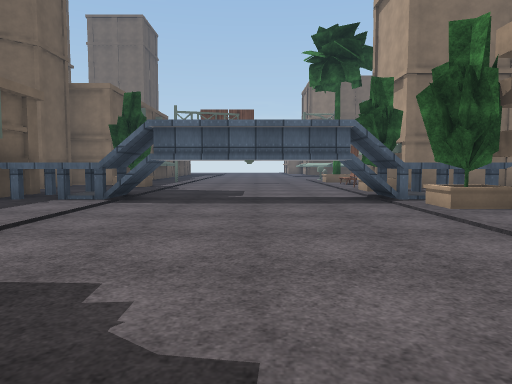
View 1 (above)

21 first-person views from a walk through a Unity game level. The camera is 1.3 m above the floor, tilts 4° down and sees 70° across. The floor is counted in squares, 2 m on a side. Each view is taken from the middle of a square. On the plan, view 1 faces up. The plan holds only what a view shows up to about 11 squares ahead; the rest is blank. The place goes on beyond the plan. The player character is not drawn. Some animated figures are left out. Surface patterns are stand-ins for the level's own textures.

View 2
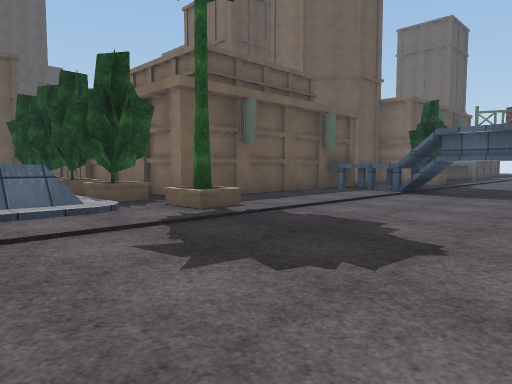

View 3
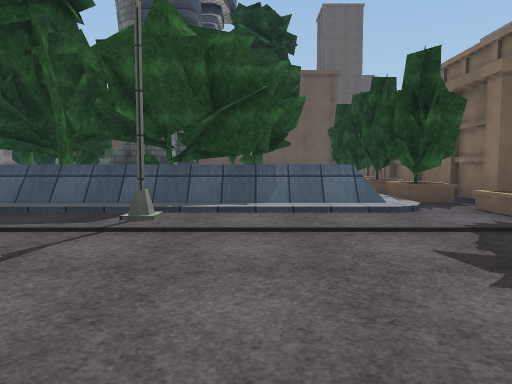

View 4
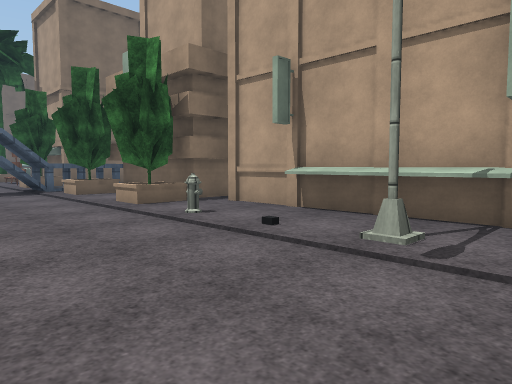

View 5
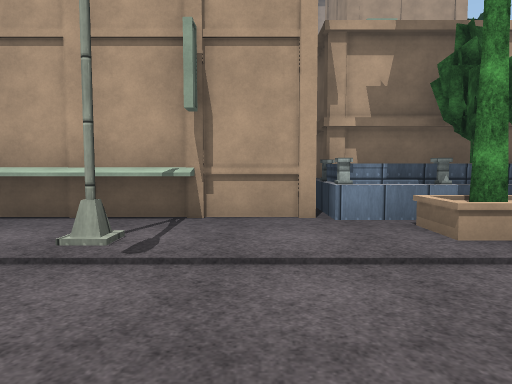

View 6
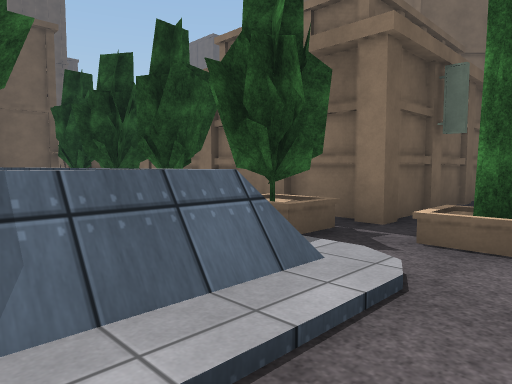

View 7
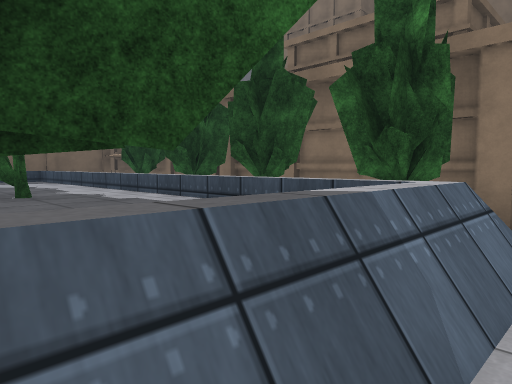

View 8
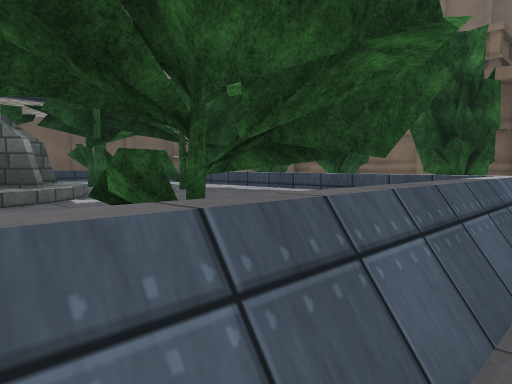

View 9
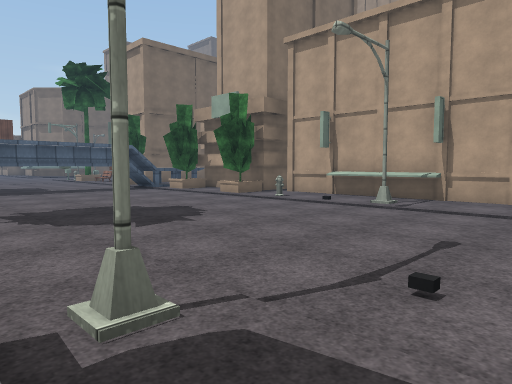

View 10
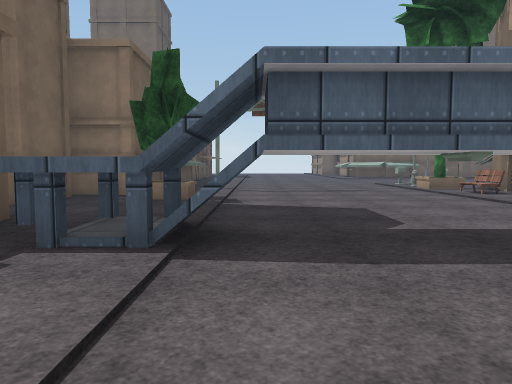

View 11
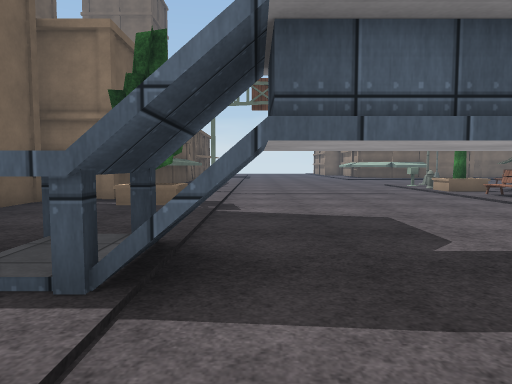

View 12
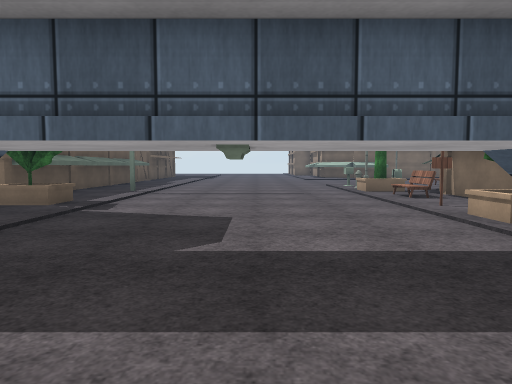

View 13
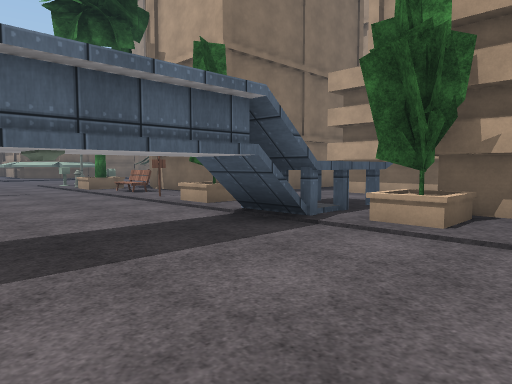

View 14
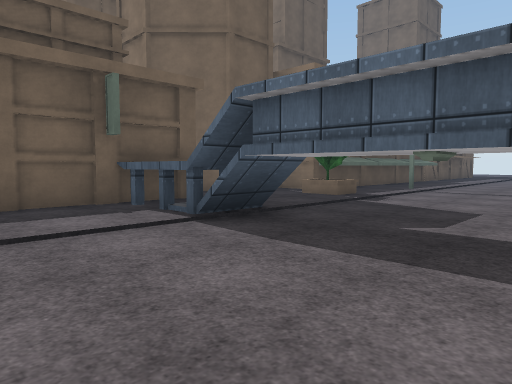

View 15
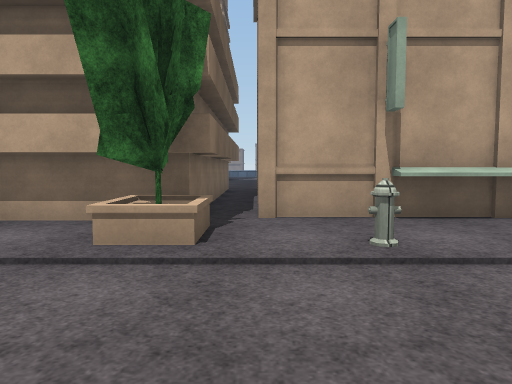

View 16
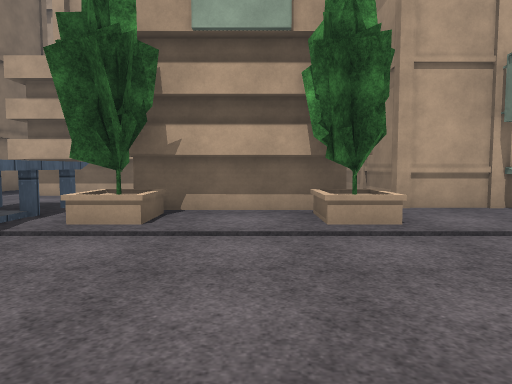

View 17
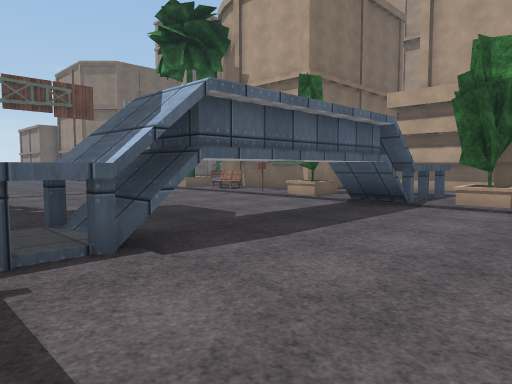

View 18
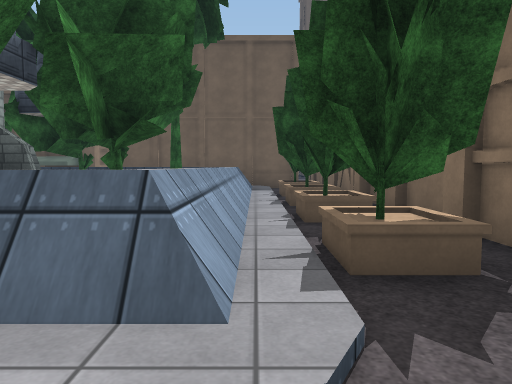

View 19
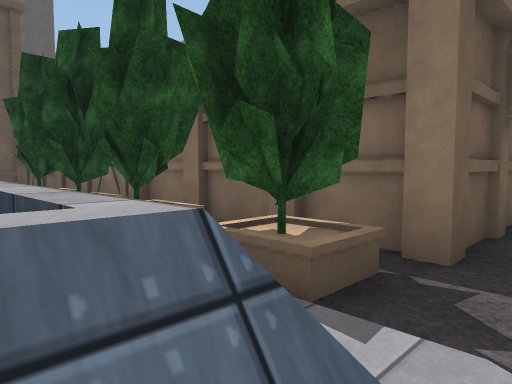

View 20
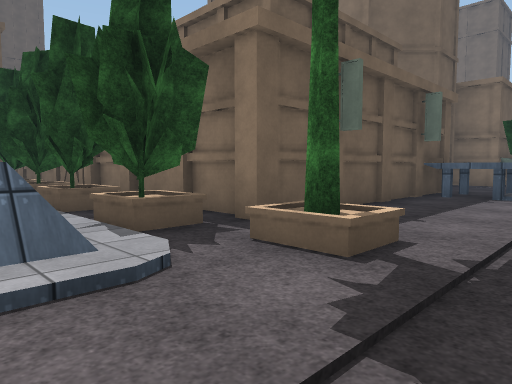

View 21
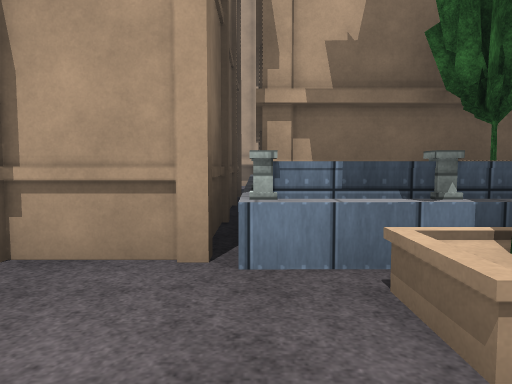

### Floor plan
Key: @ floor where view 1 was taken; # wall or solid block; . floor; / step, stairs or slope; = window, fence, low wall or low ledge; ^ raised ledge; B building; T tree; S sign; H thing the floor can be seen under or through; R streetlight; Y hydrant; P pillar; E bench; O other object.
Columns run from 14 left of view 1 to 10 right of it. Each row starts with its distance up from view 1.
 16          BO......
 15          BO......O O
 14          BO......TBB
 13          BO...=../B
 12         BBO......EB
 11         B.T......SB
 10         B........TBBBBBBB
  9     BBBB ........TO.BB
  8     B  B B^^H H H^^.B#
  7         BB^^HHHHH^^^B#
  6         BB.......TBB #
  5         BB.......T#
  4         BB........#
  3      BBBBB......TO######B
  2 BBBBBBBBBBO........BBBBB.
  1 B.TTTTTTTTT......Y.B
  0 B===#===#=/...@...B
 -1 B^#^^^^^^^/.......B
 -2 B####T####/......RB
 -3 B^########/R.......B
 -4 B##      #/./.....POB###
 -5  #       #/...  TOP^B

Where each view was taken, in squares from view 1:
view 1: 0 up, 0 right, facing up
view 2: 2 down, 1 right, facing up-left
view 3: 2 down, 1 right, facing left
view 4: 3 down, 0 right, facing up-right
view 5: 3 down, 0 right, facing right
view 6: 2 down, 3 left, facing up-left
view 7: 3 down, 4 left, facing up-left
view 8: 5 down, 4 left, facing up-left
view 9: 5 down, 4 left, facing up-right
view 10: 4 up, 2 left, facing up
view 11: 5 up, 2 left, facing up
view 12: 5 up, 0 right, facing up
view 13: 4 up, 1 left, facing up-right
view 14: 4 up, 1 right, facing up-left
view 15: 2 up, 0 right, facing right
view 16: 4 up, 1 left, facing right
view 17: 4 up, 4 left, facing up-right
view 18: 0 up, 3 left, facing left
view 19: 1 down, 4 left, facing up-left
view 20: 1 down, 2 left, facing up-left
view 21: 4 down, 2 right, facing right
